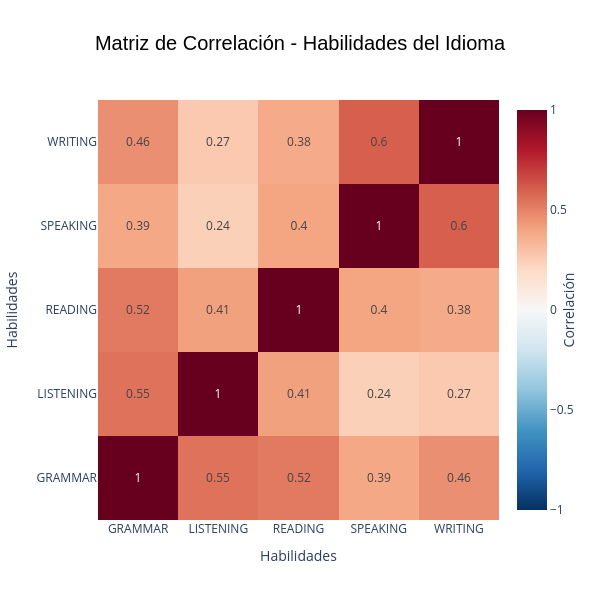

This figure's notebook cell:
### Markdown cell above
# grafic correlacio amb plotly

### Code cell
import plotly.graph_objects as go
import plotly.express as px

# Calcular la matriz de correlación
matriz_correlacion = df_pivot[['GRAMMAR','LISTENING','READING','SPEAKING','WRITING']].corr()

# Crear el heatmap con Plotly
fig = go.Figure(data=go.Heatmap(
    z=matriz_correlacion.values,
    x=matriz_correlacion.columns,
    y=matriz_correlacion.columns,
    colorscale='RdBu_r',  # Puedes usar: 'Viridis', 'Plasma', 'Blues', 'RdBu', 'Portland', etc.
    zmin=-1,  # Mínimo valor para correlación
    zmax=1,   # Máximo valor para correlación
    hoverongaps=False,
    text=matriz_correlacion.round(2).values,  # Mostrar valores con 2 decimales
    texttemplate='%{text}',
    textfont={"size": 12},
    colorbar=dict(
        title='Correlación',
        title_side='right'
    )
))

# Personalizar el layout
fig.update_layout(
    title='Matriz de Correlación - Habilidades del Idioma',
    title_x=0.5,
    title_font=dict(size=20, family='Arial', color='black'),
    width=600,
    height=600,
    xaxis=dict(title='Habilidades'),
    yaxis=dict(title='Habilidades'),
    template='plotly_white'  # 'plotly', 'plotly_white', 'plotly_dark', 'ggplot2', etc.
)
fig.write_html("C:\\temp\\matriz_correlacion_habilidades_idioma_plotly.html")
fig.show()
df_pivot.head(5)

### Figure 1 — Plotly figure (JSON) as saved in the notebook; plotly's stock layout.template omitted (floating-point values rounded to 4 significant figures)
{"data": [{"colorbar": {"title": {"side": "right", "text": "Correlación"}}, "colorscale": [[0, "rgb(5,48,97)"], [0.1, "rgb(33,102,172)"], [0.2, "rgb(67,147,195)"], [0.3, "rgb(146,197,222)"], [0.4, "rgb(209,229,240)"], [0.5, "rgb(247,247,247)"], [0.6, "rgb(253,219,199)"], [0.7, "rgb(244,165,130)"], [0.8, "rgb(214,96,77)"], [0.9, "rgb(178,24,43)"], [1, "rgb(103,0,31)"]], "hoverongaps": false, "text": [[1.0, 0.55, 0.52, 0.39, 0.46], [0.55, 1.0, 0.41, 0.24, 0.27], [0.52, 0.41, 1.0, 0.4, 0.38], [0.39, 0.24, 0.4, 1.0, 0.6], [0.46, 0.27, 0.38, 0.6, 1.0]], "textfont": {"size": 12}, "texttemplate": "%{text}", "type": "heatmap", "x": ["GRAMMAR", "LISTENING", "READING", "SPEAKING", "WRITING"], "y": ["GRAMMAR", "LISTENING", "READING", "SPEAKING", "WRITING"], "z": [[1.0, 0.549, 0.5247, 0.3893, 0.4642], [0.549, 1.0, 0.4106, 0.2422, 0.2672], [0.5247, 0.4106, 1.0, 0.3995, 0.3796], [0.3893, 0.2422, 0.3995, 1.0, 0.6013], [0.4642, 0.2672, 0.3796, 0.6013, 1.0]], "zmax": 1, "zmin": -1}], "layout": {"height": 600, "title": {"font": {"color": "black", "family": "Arial", "size": 20}, "text": "Matriz de Correlación - Habilidades del Idioma", "x": 0.5}, "width": 600, "xaxis": {"title": {"text": "Habilidades"}}, "yaxis": {"title": {"text": "Habilidades"}}}}
